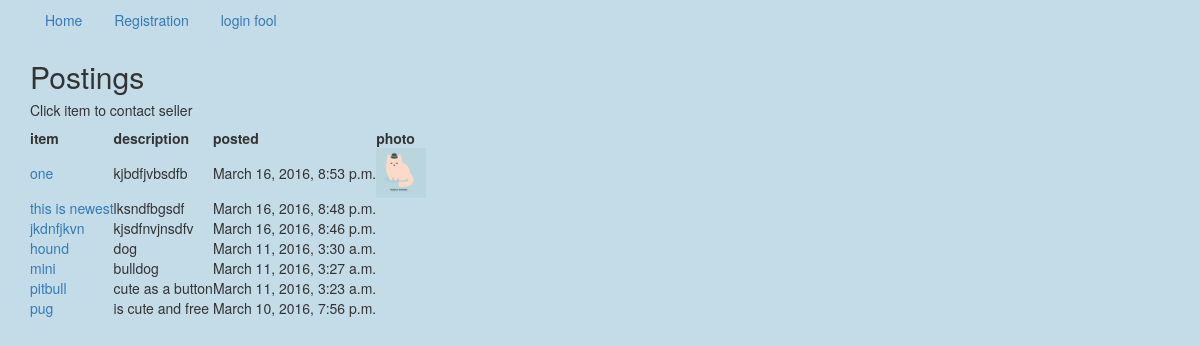
The app's page /post_by_sub/1/ with its own data.
### app/models.py (models this page shows)
class Post(models.Model):
    subcategory = models.ForeignKey(SubCategory)
    title = models.CharField(max_length=30)
    description = models.TextField()
    time_created = models.DateTimeField(auto_now_add=True)
    user = models.ForeignKey("auth.User")
    photo = models.ImageField(upload_to='uploads', null=True, blank=True)
    def __str__(self):
        return self.title
    class Meta:
        ordering = ["-time_created"]

### app/views.py (the view)
# urls.py: url(r'^post_by_sub/(?P<pk>\d+)/$', PostView.as_view(), name="post_view"),
class PostView(ListView):
    def get_queryset(self):
        return Post.objects.filter(subcategory=self.kwargs.get('pk'))

### templates/app/post_list.html
{% extends 'base.html' %}
{% block content %}
    <h2>Postings</h2>
    <h5>Click item to contact seller</h5>
    <table class="pure-table">
    <thead>
        <tr>
            <th>item</th>
            <th>description</th>
            <th>posted</th>
            <th>photo</th>
        </tr>
    </thead>
    <tbody>
        {% for item in object_list %}
            <tr>
           <td><a href="{% url 'post_detail_view' item.id %}">{{ item }}</a></td>
           <td> {{ item.description }}</td>
            <td>{{ item.time_created }}</td>
            <td>{% if item.photo %}<img src="{{ item.photo.url }}" width="100px" height="100px">{% endif %}</td>
            </tr>
        {% endfor %}
    </tbody>
    </table>
{% endblock %}

### app/static/styles.css (style rules this page uses)
body { background-color: #c4dce8; }
img { width: 50px; height: 50px; }

### records on screen
Post: title "one", description "kjbdfjvbsdfb", time_created "March 16, 2016, 8:53 p.m.", photo (picture)
Post: title "this is newest", description "lksndfbgsdf", time_created "March 16, 2016, 8:48 p.m."
Post: title "jkdnfjkvn", description "kjsdfnvjnsdfv", time_created "March 16, 2016, 8:46 p.m."
Post: title "hound", description "dog", time_created "March 11, 2016, 3:30 a.m."
Post: title "mini", description "bulldog", time_created "March 11, 2016, 3:27 a.m."
Post: title "pitbull", description "cute as a button", time_created "March 11, 2016, 3:23 a.m."
Post: title "pug", description "is cute and free", time_created "March 10, 2016, 7:56 p.m."
